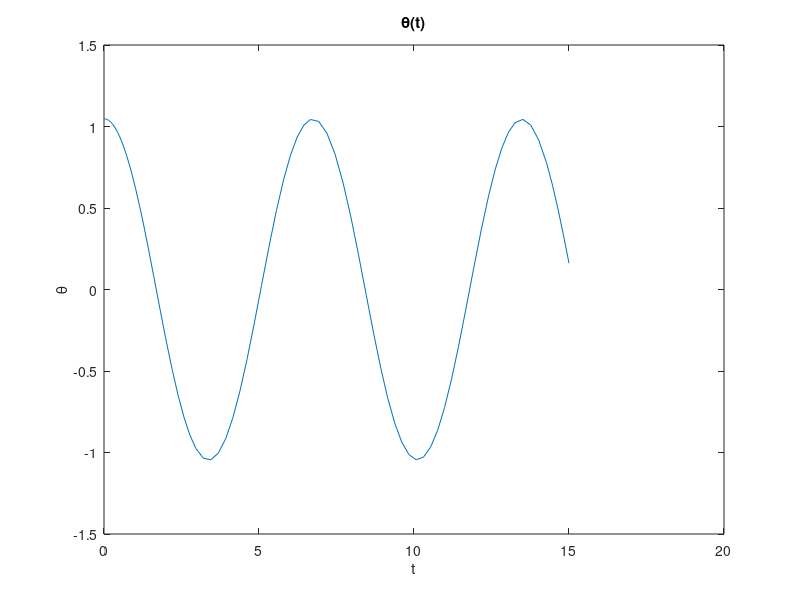
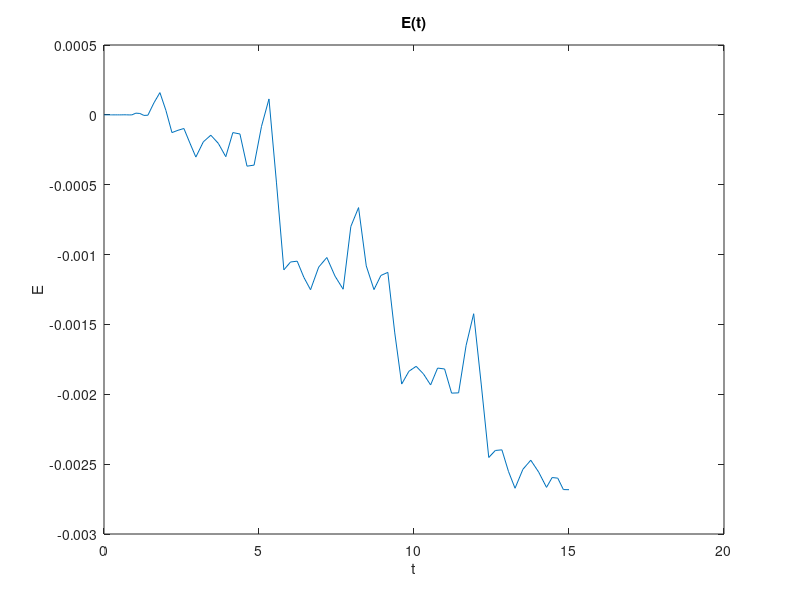

Write the MATLAB code that produced these figures, in order.
clear all; close all; clc;

tspan = [0.0 15.0];     % Tidsrom
theta0 = pi/3; dtheta0 = 0;
y0 = [theta0; dtheta0]; % Initialverdier: [theta0; dtheta0]

dy = @(t,y) [y(2); -sin(y(1))]; % [dy_1; dy_2]

[T,Y] = ode45(dy, tspan, y0);   % Løser ODE med ode45

E = 0.5 * (Y(:,2).^2 - dtheta0^2) + cos(theta0) - cos(Y(:,1)); % Energifunksjon

Fig1 = figure('name','Amplitude');
plot(T,Y(:,1));
title('\theta(t)'); xlabel('t'); ylabel('\theta');

Fig2 = figure('name', 'E');
plot(T,E);
title('E(t)'); xlabel('t'); ylabel('E');
